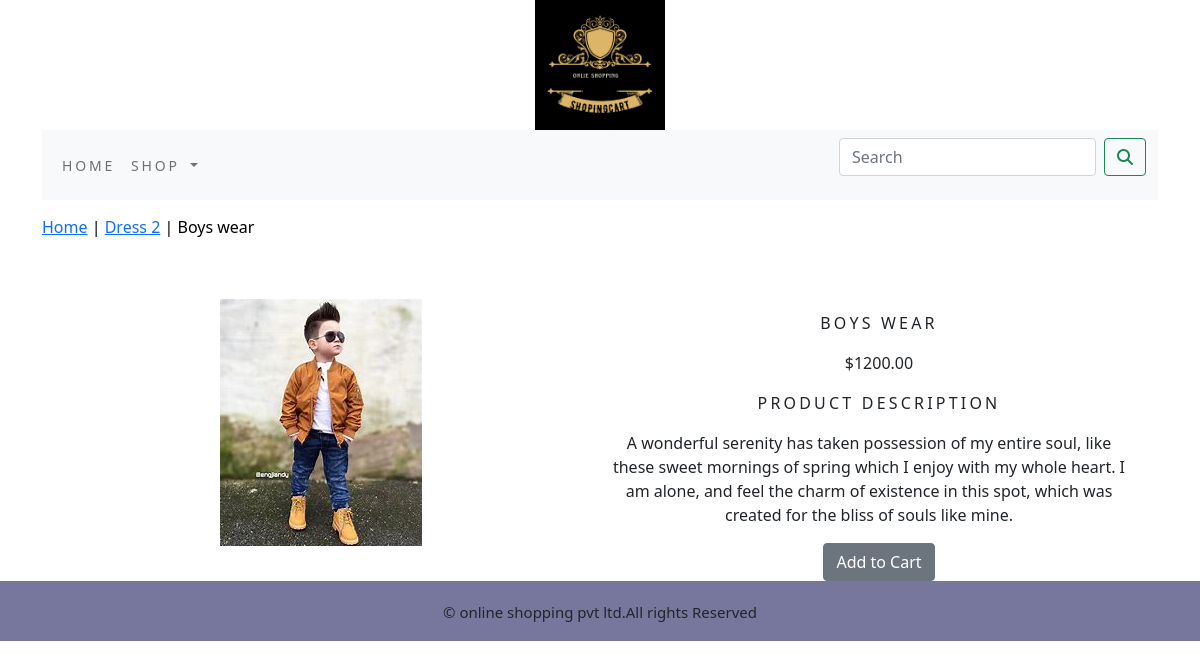
Screenshot of /dress-2/ab/ with the database file from the repository.
### shopingapp/models.py (models this page shows, shortened)
class Product(models.Model):
    name=models.CharField(max_length=250,unique=True)
    slug=models.SlugField(max_length=250,unique=True)
    desc=models.TextField(blank=True)
    price=models.DecimalField(max_digits=10,decimal_places=2)
    category=models.ForeignKey(Category,on_delete=models.CASCADE)
    image=models.ImageField(upload_to='product',blank=True)
    stock=models.IntegerField()
    available=models.BooleanField(default=True)
    created=models.DateTimeField(auto_now_add=True)
    updated=models.DateTimeField(auto_now=True)
    class meta:
        ordering=('name',)
        verbose_name='product'
        verbose_name_plural='products'

class Category(models.Model):
    name = models.CharField(max_length=250, unique=True)
    slug = models.SlugField(max_length=250, unique=True, null=False)
    desc = models.TextField(blank=True)
    image = models.ImageField(upload_to='category', blank=True)
    class Meta:
        ordering = ('name',)
        verbose_name = 'category'
        verbose_name_plural = 'categories'
    def get_url(self):
        return reverse('shop:product_by_category', args=[self.slug])
    def __str__(self):
        return '{}'.format(self.name)

### shopingapp/views.py (the view)
# urls.py: path('<slug:c_slug>/<slug:product_slug>/',views.proDetail,name='prodCatdetail'),
def  proDetail(request,c_slug,product_slug):
    try:
         product=Product.objects.get(category__slug=c_slug,slug=product_slug)
    except Exception as e:
        raise e
    return render(request,'product.html',{'product':product})

### cart/context_processors.py (called while the page is built)
def counter(request):
    item_count=0
    if 'admin' in request.path:
        return {}
    else:
        try:
            cart=Cart.objects.filter(cart_id=_cart_id(request))
            cart_items=CartItem.objects.all().filter(cart=cart[:1])
            for cart_item in cart_items:
                item_count += cart_item.quantity
        except Cart.DoesNotExist:
            item_count=0
    return dict(item_count=item_count)

### cart/views.py (called while the page is built)
def _cart_id(request):
    cart=request.session.session_key
    if not cart:
        cart=request.session.create()
    return cart

### shopingapp/context_processors.py (called while the page is built)
def menu_links(request):
    link = Category.objects.all()
    return dict(links=link)

### templates/product.html (shortened to what this page needs)
{% extends 'base.html' %}
{% load static %}
{% block content %}
    <div class="row my_prod_row_class">
        <div class="mx_auto">
            <p><a href="{% url 'shop:allProdCat' %}">Home</a> | <a href="{{ product.category.get_url }}">{{ product.category }}</a> | {{ product.name }}</p>
        </div>
    </div>
    <div class="container">
    <br>
    <div class="row">
        <div class="col-12 col-sm-12 col-md-12 col-lg-6 text-center">
          <div style="min-width:18rem">
            <img src="{{product.image.url}}"alt="{{product.name}}">
          </div>
        </div>
      <div class="col-12 col-sm-12 col-md-12 col-lg-6 text-center">
        <div>
        <h1 class="my_prod_title">{{product.name}}</h1>
        <p>${{product.price}}</p>
        <p class="my_title">Product Description</p>
        <p class="text-justify my_prod_text">{{product.desc}}</p>
        {% if product.stock <= 0 %}
             <p class="text-justify my_prod_text"><b>Out of stock</b></p>
        {% else %}
             <a class="btn btn-secondary" href="{% url 'cart:add_cart' product.id %}">Add to Cart</a>
        {% endif %}
   </div>
  </div>
   </div>
  </div>
</div>
{% endblock %}

### static/css/custom.css (style rules this page uses)
body { font-family: 'Elsie Swash Caps', cursive; }
.my_title { font-size: 16px; text-transform: uppercase; letter-spacing: .2em; }
.my_prod_row_class { padding-top: 15px; padding-bottom: 20px; }
.my_prod_row_class .mx_auto { color: #000; font-size: 16px; text-decoration: none; }
.my_prod_title { font-size: 16px; text-transform: uppercase; letter-spacing: .2em; padding-top: 15px; padding-bottom: 10px; }
.my_prod_text { padding-right: 20px; }

### rows the page displays
Product: category "Dress 2", name "Boys wear", image (picture), name "BOYS WEAR", price "1200.00", desc "A wonderful serenity has taken possession of my entire soul, like these sweet mornings of spring which I enjoy with my whole heart. I am alone, and feel the charm of existence in this spot, which was created for the bliss of souls like mine."
